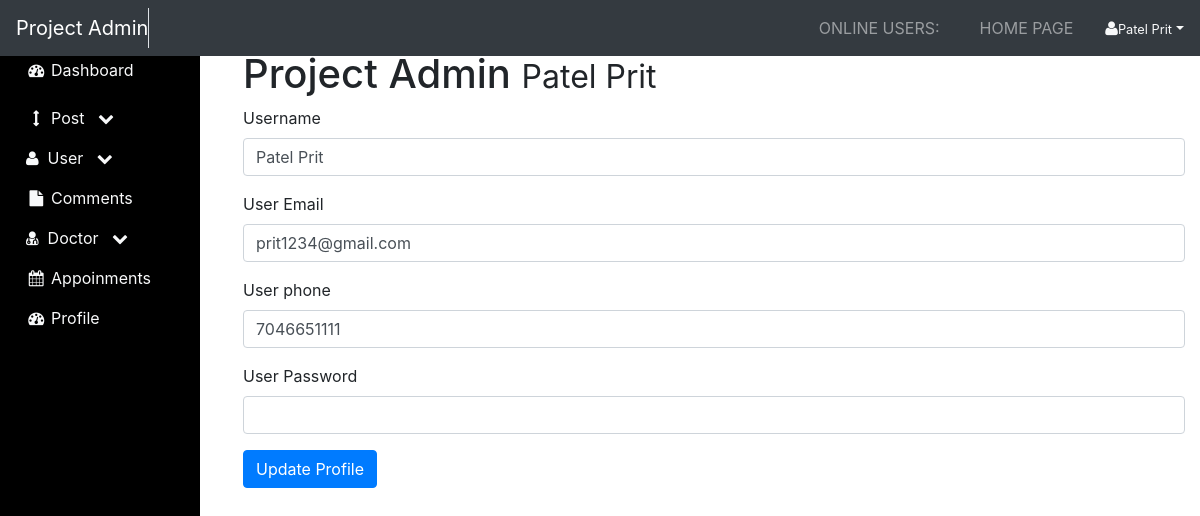
Screenshot of /admin/profile.php (signed in) with the database file from the repository.
### tables this page shows
CREATE TABLE `users` (
  `user_id` int(11) NOT NULL,
  `user_name` varchar(255) NOT NULL,
  `user_email` varchar(255) NOT NULL,
  `user_phone` varchar(255) NOT NULL,
  `user_pass` varchar(255) NOT NULL,
  `user_confpass` varchar(255) NOT NULL,
  `user_role` varchar(255) NOT NULL
);

### admin/profile.php (the view, shortened to what this page needs)
<?php include "includes/admin_header.php";?>
<?php
    if(isset($_SESSION['user_name'])){
        $username = $_SESSION['user_name'];
        $query = "SELECT * FROM users WHERE user_name = '{$username}'";
        $select_user_profile_query = mysqli_query($connection,$query);
        while($row = mysqli_fetch_assoc($select_user_profile_query)){
            $username = $row['user_name'];
            $user_email = $row['user_email'];
            $user_phone = $row['user_phone'];
        }
    }
?>
<div id="wrapper">
        <?php include "includes/admin_navigation.php";?>
        <div id="page-wrapper">
            <div class="container-fluid" style="width:81vw; margin-top:50px;">
                <div class="row">
                    <div class="col-lg-12">
                        <h1 class="page-header">
                        Project Admin
                        <small><?php echo $_SESSION['user_name']; ?></small>
                        </h1>
<form action="" method="post" enctype="multipart/form-data" style="min-width:70vw;">
<div class="form-group">
    <label for="Username">Username</label>
    <input type="text" name="username" value="<?php echo $username?>" class="form-control">
</div>
<div class="form-group">
    <label for="user_email">User Email</label>
    <input type="email" name="user_email" value="<?php echo $user_email?>" class="form-control">
</div>
<div class="form-group">
    <label for="user_phone">User phone</label>
    <input type="phon" name="user_phone" value="<?php echo $user_phone?>" class="form-control">
</div>
<div class="form-group">
    <label for="user_password">User Password</label>
    <input type="password" name="user_password" autocomplete="off" class="form-control">
</div>
<div class="form-group">
    <input type="submit" name="update_profile" class="btn btn-primary" value="Update Profile">
</div>
</form>
                    </div>
                </div>
            </div>
        </div>
        <?php include "includes/admin_footer.php";?>

### admin/css/sb-admin.css (style rules this page uses)
#page-wrapper { float: right; }

### rows the page displays
users: username "Patel Prit", user_email "prit1234@gmail.com", user_phone "7046651111"

### other values shown
$_SESSION['user_name'] "Patel Prit"
